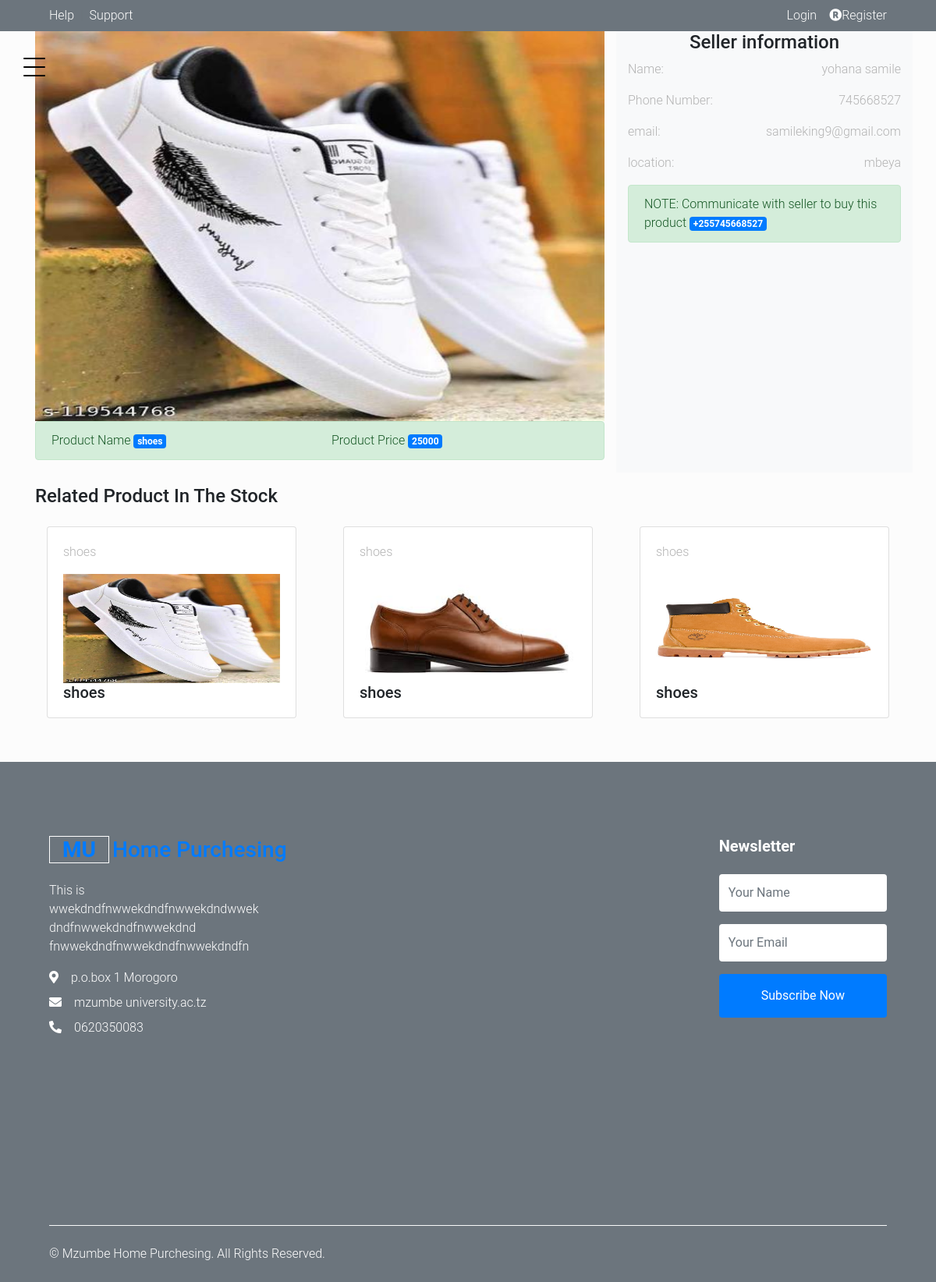
The app's page /viewProductInfo.php?productInfo=4 with its own data.
### tables this page shows
CREATE TABLE `product` (
  `productId` int(11) NOT NULL,
  `productName` text NOT NULL,
  `soldBy` int(11) NOT NULL,
  `status` varchar(50) NOT NULL DEFAULT '''available''',
  `productCategory` int(11) NOT NULL,
  `productPrice` int(11) NOT NULL,
  `productImage` text NOT NULL
);

CREATE TABLE `seller` (
  `sellerId` int(11) NOT NULL,
  `sellerFullName` varchar(100) NOT NULL,
  `username` varchar(100) NOT NULL,
  `phoneNumber` int(20) NOT NULL,
  `email` varchar(50) NOT NULL,
  `role` varchar(20) NOT NULL DEFAULT 'isSeller',
  `location` text NOT NULL,
  `password` varchar(30) NOT NULL
);

CREATE TABLE `productcategory` (
  `pCategoryId` int(11) NOT NULL,
  `categoryName` text NOT NULL,
  `dateAdded` date NOT NULL,
  `addedBy` int(11) NOT NULL
);

### viewProductInfo.php (the view, shortened to what this page needs)
<?php require_once('include/dashboard.php'); ?>
<div class="container">
    <div class="row">
        <div class="col-md-8">
            <?php
                $productRecord = $conn->query("SELECT * FROM product, productcategory where product.productCategory = productcategory.pCategoryId  and productId = {$_GET['productInfo']} ");
                $productResult = mysqli_fetch_assoc($productRecord); ?>
                    <img src="upload/<?php echo $productResult['productImage']; ?>" class="thumbnail" alt="product img" style="width: 100%; height: 500px;">
                    <div class="conainter">
                        <div class="alert alert-success">
                            <div class="row">
                                <div class="col-md-6">
                                    Product Name <span class="badge badge-primary"><?php echo  $productResult['productName']; ?></span>
                                </div>
                                <div class="col-md-6">
                                    Product Price <span class="badge badge-primary"><?php echo  $productResult['productPrice']; ?></span>
                                </div>
                            </div>
                        </div>
                    </div>
        </div>
        <div class="col-md-4 bg-light">
            <h4 class="text-center">Seller information</h4>
            <?php
                $seller = $conn->query("SELECT * FROM seller where sellerID = {$productResult['soldBy']} ");
                $sellerResult = mysqli_fetch_assoc($seller); ?>
            <p>Name: <span class="float-right"><?php echo $sellerResult['sellerFullName']; ?></span></p>
            <p>Phone Number: <span class="float-right"><?php echo $sellerResult['phoneNumber']; ?></span></p>
            <p>email: <span class="float-right"><?php echo $sellerResult['email']; ?></span></p>
            <p>location: <span class="float-right"><?php echo $sellerResult['location']; ?></span></p>
            <div class="conainter">
                <div class="alert alert-success">
                    NOTE: Communicate with seller to buy this product <span class="badge badge-primary">+255<?php echo $sellerResult['phoneNumber']; ?></span>
                </div>
            </div>
        </div>
    </div>
    <h4 class="my-3">Related Product In The Stock</h4>
    <div class="row animated--grow-in">
        <div class="col-xl-12">
            <div class="row main-section">
                <?php
                    $productRecord = $conn->query("SELECT * FROM product, productcategory where product.productCategory = productcategory.pCategoryId  and pCategoryId = {$productResult['pCategoryId']} ");
                    $ProdcutResult = mysqli_num_rows($productRecord);
                    if($ProdcutResult > 0):
                        while($ProdcutResult > 0):
                            $ProdcutResult--;
                            $product = mysqli_fetch_assoc($productRecord);
                                include('assets/tamplates/viewProduct.php');
                        endwhile;
                    endif;
                ?>
            </div>
        </div>
    </div>
</div>
<div class="">
    <?php require_once('include/footer.php'); ?>

### assets/tamplates/viewProduct.php
<div class="col-md-4 col-sm-6 my-2">
	<div class="card m-auto job" style="width: 20rem;">
		<div class="card-body">
            <p><?= $product['categoryName']; ?></p>
                <a href="viewProductInfo.php?productInfo=<?php echo $product['productId']; ?>" class="cat-img position-relative overflow-hidden mb-3">
                    <img class="img-fluid" src="upload/<?= $product['productImage']; ?>" alt="product img" style="height: 140px; width: 100%;">
                </a>
            <h5 class="font-weight-semi-bold m-0"><?= $product['productName']; ?></h5>
        </div>
    </div>
</div>

### assets/css/styleNav.css (style rules this page uses)
body { font-family: "Roboto", -apple-system, BlinkMacSystemFont, "Segoe UI", Roboto, "Helvetica Neue", Arial, "Noto Sans", sans-serif, "Apple Color Emoji", "Segoe UI Emoji", "Segoe UI Symbol", "Noto Color Emoji"; background-color: #fcfcfc; font-weight: 300; }
p { color: #b3b3b3; font-weight: 300; }
h1, h2, h3, h4, h5, h6, .h1, .h2, .h3, .h4, .h5, .h6 { font-family: "Roboto", -apple-system, BlinkMacSystemFont, "Segoe UI", Roboto, "Helvetica Neue", Arial, "Noto Sans", sans-serif, "Apple Color Emoji", "Segoe UI Emoji", "Segoe UI Symbol", "Noto Color Emoji"; }
a { -webkit-transition: .3s all ease; -o-transition: .3s all ease; transition: .3s all ease; }
a, a:hover { text-decoration: none !important; }
body { position: relative; }
body:before { position: absolute; content: ""; z-index: 1; top: 0; left: 0; right: 0; bottom: 0; background-color: rgba(0, 0, 0, 0.5); opacity: 0; visibility: hidden; -webkit-transition: .3s all ease-in-out; -o-transition: .3s all ease-in-out; transition: .3s all ease-in-out; }

### records on screen
product: productImage (picture), productName "shoes", productPrice "25000", productcategory.categoryName "shoes"
seller: sellerFullName "yohana samile", phoneNumber "745668527", email "samileking9@gmail.com", location "mbeya"
product: productcategory.categoryName "shoes", productImage (picture), productName "shoes"
product: productcategory.categoryName "shoes", productImage (picture), productName "shoes"
